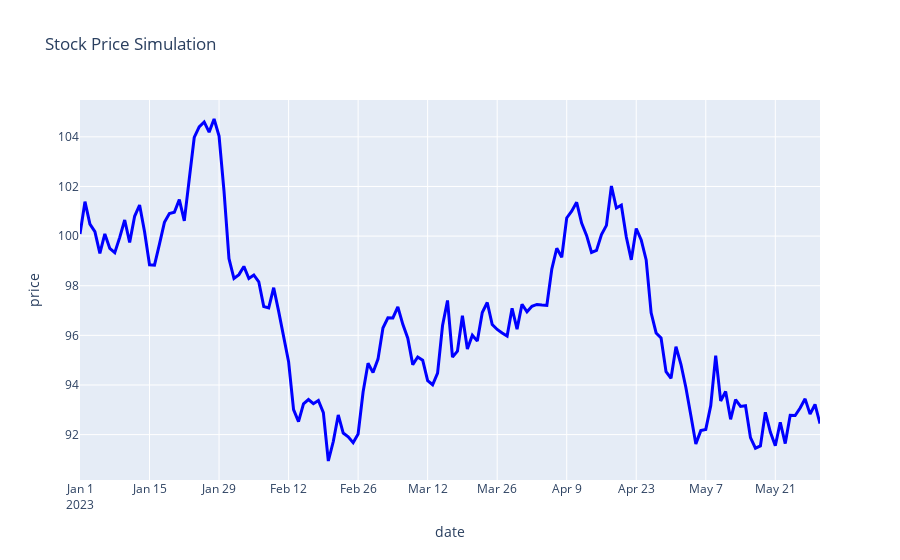

Notebook source saved alongside this figure:
### Markdown cell above
3: Animated Line Chart

### Code cell
# Simulate stock prices
dates = pd.date_range("2023-01-01", periods=150)
prices = np.cumsum(np.random.randn(150)) + 100
df_stock = pd.DataFrame({"date": dates, "price": prices})

# Animated line chart
fig = px.line(df_stock, x="date", y="price", title="Stock Price Simulation")
fig.update_traces(line=dict(color="blue", width=3))
fig.show()

### Figure 1 — Plotly figure (JSON) as saved in the notebook; plotly's stock layout.template omitted (floating-point values rounded to 4 significant figures; data arrays with more than 128 entries replaced by an {"elided": "..."} marker saying what was removed)
{"data": [{"hovertemplate": "date=%{x}<br>price=%{y}<extra></extra>", "legendgroup": "", "line": {"color": "blue", "dash": "solid", "width": 3}, "marker": {"symbol": "circle"}, "mode": "lines", "name": "", "orientation": "v", "showlegend": false, "type": "scatter", "x": {"elided": "150 str values"}, "xaxis": "x", "y": {"elided": "150 float values"}, "yaxis": "y"}], "layout": {"legend": {"tracegroupgap": 0}, "title": {"text": "Stock Price Simulation"}, "xaxis": {"anchor": "y", "domain": [0, 1], "title": {"text": "date"}}, "yaxis": {"anchor": "x", "domain": [0, 1], "title": {"text": "price"}}}}
